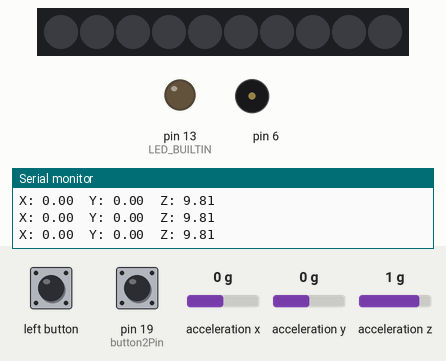
Bench run of a sketch on a simulated Arduino Leonardo, built with avr-gcc and run on an emulated ATmega32U4. Parts: 10 RGB LEDs in strip order, left to right, output pins drawn as LEDs (lit = HIGH), buzzer (waves = sounding), the last lines printed to the serial monitor. The test bench sets the inputs (shaded band); at power-on: acceleration x 0 g, pin 19 (button2Pin) LOW, acceleration y 0 g, acceleration z 1 g. Dim RGB values are drawn brighter than linear; USB keyboard and mouse output is not drawn.

Above: at 1.2 s.
1.3 s: acceleration x set to -1.4 g
At 1.7 s:
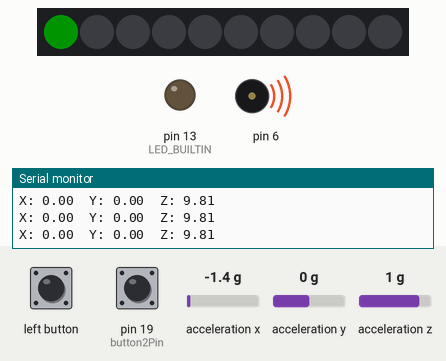
3.4 s: acceleration x set to 0 g
At 3.53 s:
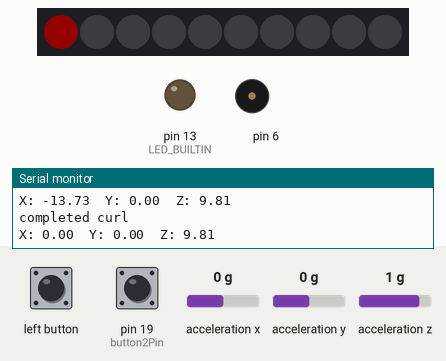
Timing chart, 0 to 6.4 s (numbered marks = the images above; inputs shaded):
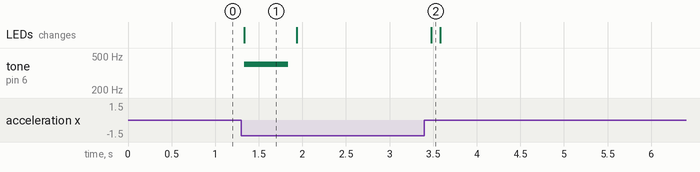

The sketch:

Accelerometer_Controll_dumbbell.ino
```cpp
#include <Adafruit_CircuitPlayground.h>
#include "Keyboard.h"

// define the number of the pushbutton pins
const int button1Pin = 4; //lilypad left button
const int button2Pin = 19; //lilypad right button
float X, Y, Z;
int curls = 0;
int degreesX = 0;
int degreesY = 0;
int degreesZ = 0;
int i=0;
int curlCounter = 0;
bool dumbellUp = false;

void setup() {
  //initialise the keyboard library
  Keyboard.begin();
  // initialize the pushbutton pin as an input:
  pinMode(button1Pin, INPUT);
  pinMode(button2Pin, INPUT);

  //initialise the serial library
  Serial.begin(9600);
  CircuitPlayground.begin();
  pinMode(LED_BUILTIN, OUTPUT);
}

void loop() {
  X = CircuitPlayground.motionX();
  Y = CircuitPlayground.motionY();
  Z = CircuitPlayground.motionZ();

  CircuitPlayground.clearPixels();

    if (X<-8 && !dumbellUp) { //if user lift the dumbbell to the top(when the tilt angle almost reach 90 degree)
      dumbellUp = true;
      curlCounter++;
      CircuitPlayground.setPixelColor(curls, 0,  255,   0); //the light will turn green
      CircuitPlayground.playTone(400,500); //there will be a sound when user successfully lift up the dumbbell
    } if (X>-1 && dumbellUp) { //if user lift down the dumbbell)
      dumbellUp = false;
      curlCounter++;
      CircuitPlayground.setPixelColor(curls, 255, 0,   0); // the light will turn red
    }
    if(curlCounter == 2) {
      Serial.println("completed curl");
      curlCounter = 0;
      i++;
    }
    if(i == 5) { //set 10 times to stop the alarm
      Serial.println("FINISHED!");
      CircuitPlayground.setPixelColor(curls, 255, 255,   0); //the light will turn yellow which presents that the whole process has finished
      Keyboard.print('R'); //send the R character as a keyboard press.In unity, pressing 'R' in keyboard will stop the sound.
    }

  //read the button1 state and check if it is pressed
  if (digitalRead(button1Pin) == HIGH) {
    //send the R character as a keyboard press.
    Keyboard.print('R');
  }

  //read the button2 state and check if it is pressed
  if (digitalRead(button2Pin) == HIGH) {
    //send the U character as a keyboard press.
    Keyboard.write('U');
  }

  //wait for 0.1 seconds between keypresses.
  //delay(10);


  Serial.print("X: ");
  Serial.print(X);
  Serial.print("  Y: ");
  Serial.print(Y);
  Serial.print("  Z: ");
  Serial.println(Z);

  delay(100);

}
```

Measured:
- after the input at 1.3 s, tone on pin 6: silent → 400 Hz at once, → silent 0.50 s later; the LEDs: change at once (image 1)
- after the input at 3.4 s, the LEDs: change after 0.08 s (image 2)
- what the display in image 1 shows lasts 0.6 s, from 1.3 s to 1.9 s
